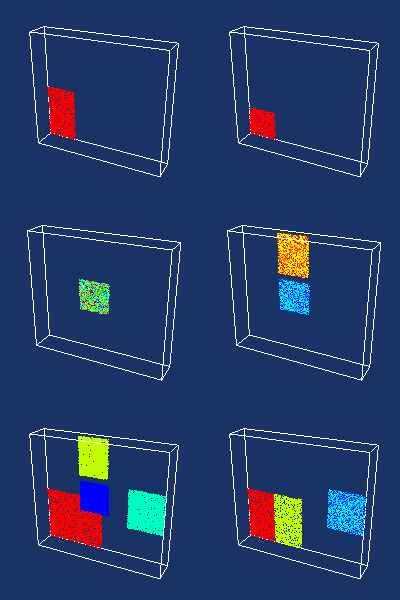

Write Python code to recreate this figure.
#!/usr/bin/env python

# Demonstrate vtkConnectedPointsFilter with six extraction modes on a
# synthetic point cloud: all regions, point seeded, largest, specified,
# scalar connectivity, and scalar/normal connectivity.

# Factory overrides
import vtkmodules.vtkInteractionStyle  # noqa: F401
import vtkmodules.vtkRenderingFreeType  # noqa: F401
import vtkmodules.vtkRenderingOpenGL2  # noqa: F401

from vtkmodules.vtkCommonCore import (
    vtkFloatArray,
    vtkMath,
    vtkPoints,
)
from vtkmodules.vtkCommonDataModel import vtkPolyData
from vtkmodules.vtkCommonSystem import vtkTimerLog
from vtkmodules.vtkFiltersModeling import vtkOutlineFilter
from vtkmodules.vtkFiltersPoints import vtkConnectedPointsFilter
from vtkmodules.vtkRenderingCore import (
    vtkActor,
    vtkPointGaussianMapper,
    vtkPolyDataMapper,
    vtkRenderWindow,
    vtkRenderWindowInteractor,
    vtkRenderer,
)

# Parameters
n_pts = 5000
math = vtkMath()
math.RandomSeed(31415)

# Create point cloud with four nearly planar regions
points = vtkPoints()
points.SetDataTypeToFloat()
points.SetNumberOfPoints(4 * n_pts + 3)
scalars = vtkFloatArray()
scalars.SetNumberOfTuples(4 * n_pts + 3)
scalars.SetName("scalars")
normals = vtkFloatArray()
normals.SetNumberOfComponents(3)
normals.SetNumberOfTuples(4 * n_pts + 3)
normals.SetName("normals")

# Region 0: lower-left
for i in range(0, n_pts):
    x = math.Random(-8.5, 0)
    y = math.Random(-8.5, -1)
    points.SetPoint(i, x, y, math.Random(-1.45, -1.4))
    if x < -4.25:
        scalars.SetValue(i, 0)
    else:
        scalars.SetValue(i, 1)
    if y < -4.25:
        normals.SetTuple3(i, 0, 0, 1)
    else:
        normals.SetTuple3(i, 0, 0, -1)

# Region 1
for i in range(n_pts, 2 * n_pts):
    points.SetPoint(i, math.Random(-2.5, 1.5), math.Random(2.5, 7.5), math.Random(-0.1, 0.1))
    scalars.SetValue(i, math.Random(1, 2))
    normals.SetTuple3(i, 0, 0, 1)

# Region 2
for i in range(2 * n_pts, 3 * n_pts):
    points.SetPoint(i, math.Random(5, 9.5), math.Random(-2.5, 2.5), math.Random(1.74, 1.75))
    scalars.SetValue(i, math.Random(2, 3))
    normals.SetTuple3(i, 0, 0, 1)

# Region 3 (largest)
for i in range(3 * n_pts, 4 * n_pts + 3):
    points.SetPoint(i, math.Random(-2, 2), math.Random(-2, 2), math.Random(0.74, 0.75))
    scalars.SetValue(i, math.Random(3, 4))
    normals.SetTuple3(i, 0, 0, 1)

polydata = vtkPolyData()
polydata.SetPoints(points)
polydata.GetPointData().SetScalars(scalars)
polydata.GetPointData().SetNormals(normals)

# --- Extract all regions ---
connected_filter_0 = vtkConnectedPointsFilter()
connected_filter_0.SetInputData(polydata)
connected_filter_0.SetExtractionModeToAllRegions()
connected_filter_0.SetRadius(0.25)

timer = vtkTimerLog()
timer.StartTimer()
connected_filter_0.Update()
timer.StopTimer()
print("Number of regions extracted: {0}".format(connected_filter_0.GetNumberOfExtractedRegions()))
print("   Time to extract all regions: {0}".format(timer.GetElapsedTime()))

connected_mapper_0 = vtkPointGaussianMapper()
connected_mapper_0.SetInputConnection(connected_filter_0.GetOutputPort())
connected_mapper_0.EmissiveOff()
connected_mapper_0.SetScaleFactor(0.0)
connected_mapper_0.SetScalarRange(connected_filter_0.GetOutput().GetScalarRange())

connected_actor_0 = vtkActor()
connected_actor_0.SetMapper(connected_mapper_0)

outline_0 = vtkOutlineFilter()
outline_0.SetInputData(polydata)
outline_mapper_0 = vtkPolyDataMapper()
outline_mapper_0.SetInputConnection(outline_0.GetOutputPort())
outline_actor_0 = vtkActor()
outline_actor_0.SetMapper(outline_mapper_0)

# --- Point seeded regions ---
connected_filter_1 = vtkConnectedPointsFilter()
connected_filter_1.SetInputData(polydata)
connected_filter_1.SetRadius(0.25)
connected_filter_1.SetExtractionModeToPointSeededRegions()
connected_filter_1.AddSeed(0)
connected_filter_1.AddSeed(2 * n_pts)

timer.StartTimer()
connected_filter_1.Update()
timer.StopTimer()
print("   Time to extract point seeded regions: {0}".format(timer.GetElapsedTime()))

connected_mapper_1 = vtkPointGaussianMapper()
connected_mapper_1.SetInputConnection(connected_filter_1.GetOutputPort())
connected_mapper_1.EmissiveOff()
connected_mapper_1.SetScaleFactor(0.0)
connected_mapper_1.SetScalarRange(connected_filter_1.GetOutput().GetScalarRange())

connected_actor_1 = vtkActor()
connected_actor_1.SetMapper(connected_mapper_1)

outline_1 = vtkOutlineFilter()
outline_1.SetInputData(polydata)
outline_mapper_1 = vtkPolyDataMapper()
outline_mapper_1.SetInputConnection(outline_1.GetOutputPort())
outline_actor_1 = vtkActor()
outline_actor_1.SetMapper(outline_mapper_1)

# --- Largest region ---
connected_filter_2 = vtkConnectedPointsFilter()
connected_filter_2.SetInputData(polydata)
connected_filter_2.SetRadius(0.25)
connected_filter_2.SetExtractionModeToLargestRegion()

timer.StartTimer()
connected_filter_2.Update()
timer.StopTimer()
print("   Time to extract largest region: {0}".format(timer.GetElapsedTime()))

connected_mapper_2 = vtkPointGaussianMapper()
connected_mapper_2.SetInputConnection(connected_filter_2.GetOutputPort())
connected_mapper_2.EmissiveOff()
connected_mapper_2.SetScaleFactor(0.0)
connected_mapper_2.SetScalarRange(connected_filter_2.GetOutput().GetScalarRange())

connected_actor_2 = vtkActor()
connected_actor_2.SetMapper(connected_mapper_2)

outline_2 = vtkOutlineFilter()
outline_2.SetInputData(polydata)
outline_mapper_2 = vtkPolyDataMapper()
outline_mapper_2.SetInputConnection(outline_2.GetOutputPort())
outline_actor_2 = vtkActor()
outline_actor_2.SetMapper(outline_mapper_2)

# --- Specified regions ---
connected_filter_3 = vtkConnectedPointsFilter()
connected_filter_3.SetInputData(polydata)
connected_filter_3.SetRadius(0.25)
connected_filter_3.SetExtractionModeToSpecifiedRegions()
connected_filter_3.AddSpecifiedRegion(1)
connected_filter_3.AddSpecifiedRegion(3)

timer.StartTimer()
connected_filter_3.Update()
timer.StopTimer()
print("   Time to extract specified regions: {0}".format(timer.GetElapsedTime()))

connected_mapper_3 = vtkPointGaussianMapper()
connected_mapper_3.SetInputConnection(connected_filter_3.GetOutputPort())
connected_mapper_3.EmissiveOff()
connected_mapper_3.SetScaleFactor(0.0)
connected_mapper_3.SetScalarRange(connected_filter_3.GetOutput().GetScalarRange())

connected_actor_3 = vtkActor()
connected_actor_3.SetMapper(connected_mapper_3)

outline_3 = vtkOutlineFilter()
outline_3.SetInputData(polydata)
outline_mapper_3 = vtkPolyDataMapper()
outline_mapper_3.SetInputConnection(outline_3.GetOutputPort())
outline_actor_3 = vtkActor()
outline_actor_3.SetMapper(outline_mapper_3)

# --- Scalar connectivity ---
connected_filter_4 = vtkConnectedPointsFilter()
connected_filter_4.SetInputData(polydata)
connected_filter_4.SetRadius(0.25)
connected_filter_4.SetExtractionModeToLargestRegion()
connected_filter_4.ScalarConnectivityOn()
connected_filter_4.SetScalarRange(0, 0.99)

timer.StartTimer()
connected_filter_4.Update()
timer.StopTimer()
print("Number of regions extracted: {0}".format(connected_filter_4.GetNumberOfExtractedRegions()))
print("   Time to extract scalar connected regions: {0}".format(timer.GetElapsedTime()))

connected_mapper_4 = vtkPointGaussianMapper()
connected_mapper_4.SetInputConnection(connected_filter_4.GetOutputPort())
connected_mapper_4.EmissiveOff()
connected_mapper_4.SetScaleFactor(0.0)
connected_mapper_4.SetScalarRange(connected_filter_4.GetOutput().GetScalarRange())

connected_actor_4 = vtkActor()
connected_actor_4.SetMapper(connected_mapper_4)

outline_4 = vtkOutlineFilter()
outline_4.SetInputData(polydata)
outline_mapper_4 = vtkPolyDataMapper()
outline_mapper_4.SetInputConnection(outline_4.GetOutputPort())
outline_actor_4 = vtkActor()
outline_actor_4.SetMapper(outline_mapper_4)

# --- Scalar + normal connectivity ---
connected_filter_5 = vtkConnectedPointsFilter()
connected_filter_5.SetInputData(polydata)
connected_filter_5.SetRadius(0.25)
connected_filter_5.SetExtractionModeToLargestRegion()
connected_filter_5.ScalarConnectivityOn()
connected_filter_5.SetScalarRange(0, 0.99)
connected_filter_5.AlignedNormalsOn()
connected_filter_5.SetNormalAngle(12.5)

timer.StartTimer()
connected_filter_5.Update()
timer.StopTimer()
print("Number of regions extracted: {0}".format(connected_filter_5.GetNumberOfExtractedRegions()))
print("   Time to extract scalar/normal connected regions: {0}".format(timer.GetElapsedTime()))

connected_mapper_5 = vtkPointGaussianMapper()
connected_mapper_5.SetInputConnection(connected_filter_5.GetOutputPort())
connected_mapper_5.EmissiveOff()
connected_mapper_5.SetScaleFactor(0.0)
connected_mapper_5.SetScalarRange(connected_filter_5.GetOutput().GetScalarRange())

connected_actor_5 = vtkActor()
connected_actor_5.SetMapper(connected_mapper_5)

outline_5 = vtkOutlineFilter()
outline_5.SetInputData(polydata)
outline_mapper_5 = vtkPolyDataMapper()
outline_mapper_5.SetInputConnection(outline_5.GetOutputPort())
outline_actor_5 = vtkActor()
outline_actor_5.SetMapper(outline_mapper_5)

# Six viewports in a 2x3 grid
renderer_0 = vtkRenderer()
renderer_0.SetViewport(0, 0, 0.5, 0.33)
renderer_0.AddActor(connected_actor_0)
renderer_0.AddActor(outline_actor_0)
renderer_0.SetBackground(0.1, 0.2, 0.4)

renderer_1 = vtkRenderer()
renderer_1.SetViewport(0.5, 0, 1, 0.33)
renderer_1.AddActor(connected_actor_1)
renderer_1.AddActor(outline_actor_1)
renderer_1.SetBackground(0.1, 0.2, 0.4)

renderer_2 = vtkRenderer()
renderer_2.SetViewport(0, 0.33, 0.5, 0.67)
renderer_2.AddActor(connected_actor_2)
renderer_2.AddActor(outline_actor_2)
renderer_2.SetBackground(0.1, 0.2, 0.4)

renderer_3 = vtkRenderer()
renderer_3.SetViewport(0.5, 0.33, 1, 0.67)
renderer_3.AddActor(connected_actor_3)
renderer_3.AddActor(outline_actor_3)
renderer_3.SetBackground(0.1, 0.2, 0.4)

renderer_4 = vtkRenderer()
renderer_4.SetViewport(0, 0.67, 0.5, 1)
renderer_4.AddActor(connected_actor_4)
renderer_4.AddActor(outline_actor_4)
renderer_4.SetBackground(0.1, 0.2, 0.4)

renderer_5 = vtkRenderer()
renderer_5.SetViewport(0.5, 0.67, 1, 1)
renderer_5.AddActor(connected_actor_5)
renderer_5.AddActor(outline_actor_5)
renderer_5.SetBackground(0.1, 0.2, 0.4)

# Window
render_window = vtkRenderWindow()
render_window.AddRenderer(renderer_0)
render_window.AddRenderer(renderer_1)
render_window.AddRenderer(renderer_2)
render_window.AddRenderer(renderer_3)
render_window.AddRenderer(renderer_4)
render_window.AddRenderer(renderer_5)
render_window.SetSize(400, 600)
render_window.SetWindowName("connected cloud")

# Scene
camera = renderer_0.GetActiveCamera()
renderer_1.SetActiveCamera(camera)
renderer_2.SetActiveCamera(camera)
renderer_3.SetActiveCamera(camera)
renderer_4.SetActiveCamera(camera)
renderer_5.SetActiveCamera(camera)
camera.SetFocalPoint(0, 0, 0)
camera.SetPosition(0.5, 0.5, 1)
renderer_0.ResetCamera()

# Interactor
interactor = vtkRenderWindowInteractor()
interactor.SetRenderWindow(render_window)

interactor.Initialize()
interactor.Start()
